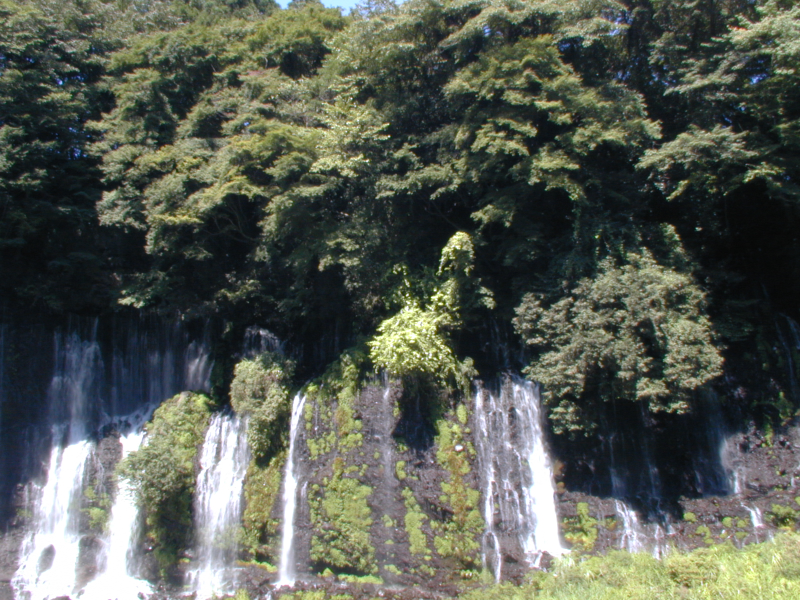
#> input picture Image_Stiching/panorama-stitching/images/Image1.JPG, 1600 x 1200 px (shown at 1/2 size)
$ python -i panorama.py   (imports and definitions only)
#> lines starting #> are read from the running program, lines starting #| are printed output that depends on the picture
# Source: http://www.pyimagesearch.com/2016/01/11/opencv-panorama-stitching/
# import the necessary packages
import numpy as np
import imutils
import cv2

class Stitcher:
    def __init__(self):
        # determine if we are using OpenCV v3.X
        self.isv3 = imutils.is_cv3()

    def stitch(self, images, ratio=0.75, reprojThresh=4.0,
        showMatches=False):
        ''' Unpack the images, then detect keypoints and extract

            - Detect keypoints and extracts local invariant descriptors

            - Match keypoint
                - If the returned matches M  are None , then not enough keypoints were matched to create a panorama

            - Stitch images based on giving us a list of keypoint matches,
              the homography matrix H derived from the RANSAC algorithm,
              and finally status, a list of indexes to indicate which keypoints in matches were successfully spatially verified using RANSAC.
                - Call cv2.warpPerspective() to merge the two images together

            Called from stich_images()

            Args:
                self
                images: two images to be stiched (required)
                ratio=0.75: used for David Lowe’s ratio test when matching features (Optional)
                reprojThresh=4.0: maximum pixel “wiggle room” allowed by the RANSAC algorithm (Optional)
                showMatches=False: used to show keypoints or not (Optional)

            Returns:
                result: the stiched image
        '''


        (imageB, imageA) = images
        (kpsA, featuresA) = self.detectAndDescribe(imageA)
        (kpsB, featuresB) = self.detectAndDescribe(imageB)

        # match features between the two images
        M = self.matchKeypoints(kpsA, kpsB,
            featuresA, featuresB, ratio, reprojThresh)

        # if the match is None, then there aren't enough matched
        # keypoints to create a panorama
        if M is None:
            return None

        # otherwise, apply a perspective warp to stitch the images
        # together
        (matches, H, status) = M
        result = cv2.warpPerspective(imageA, H,
            (imageA.shape[1] + imageB.shape[1], imageA.shape[0]))
        result[0:imageB.shape[0], 0:imageB.shape[1]] = imageB

        # check to see if the keypoint matches should be visualized
        if showMatches:
            vis = self.drawMatches(imageA, imageB, kpsA, kpsB, matches,
                status)

            # return a tuple of the stitched image and the
            # visualization
            return (result, vis)

        # return the stitched image
        return result

    # [143 lines left out: functions detectAndDescribe, matchKeypoints, drawMatches, not called in this run]

>>> import cv2
>>> picture = cv2.imread('../images/Image1.JPG', cv2.IMREAD_GRAYSCALE)
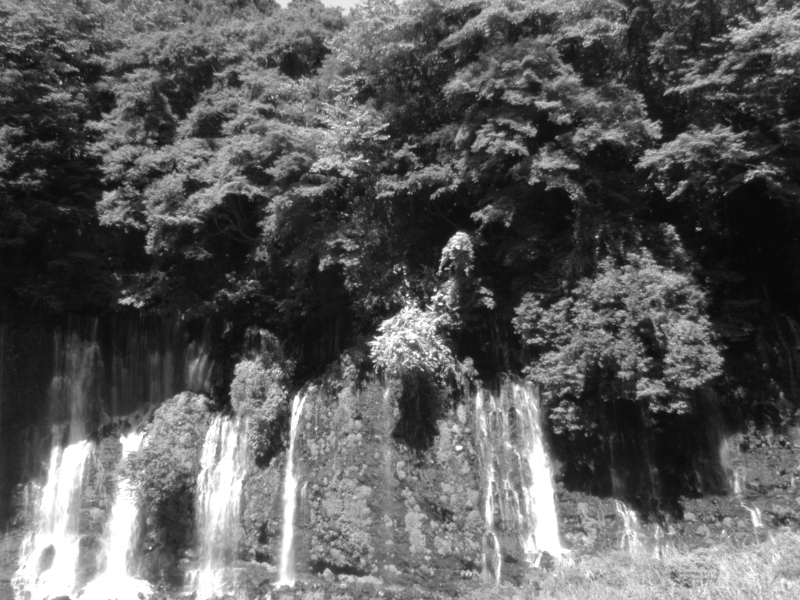
#> picture: shape (1200, 1600) (shown at 1/2 size); min 6, max 255, mean 90
>>> result = Stitcher().stitch(picture)
#> (the run stopped early here; a loop or call above may not have finished)

$ run again, on Image_Stiching/panorama-stitching/images/Image2.JPG
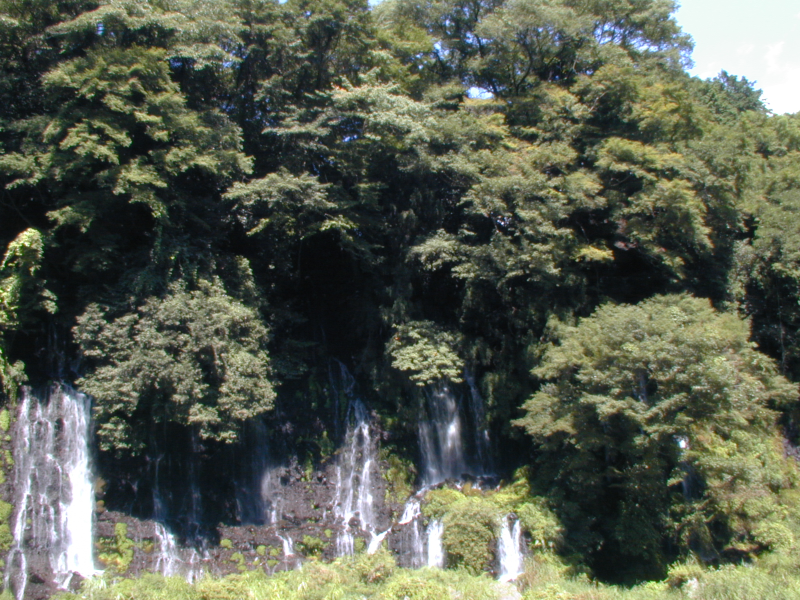
#> input picture Image_Stiching/panorama-stitching/images/Image2.JPG, 1600 x 1200 px (shown at 1/2 size)
#> `picture = cv2.imread('../images/Image1.JPG', cv2.IMREAD_GRAYSCALE)`:
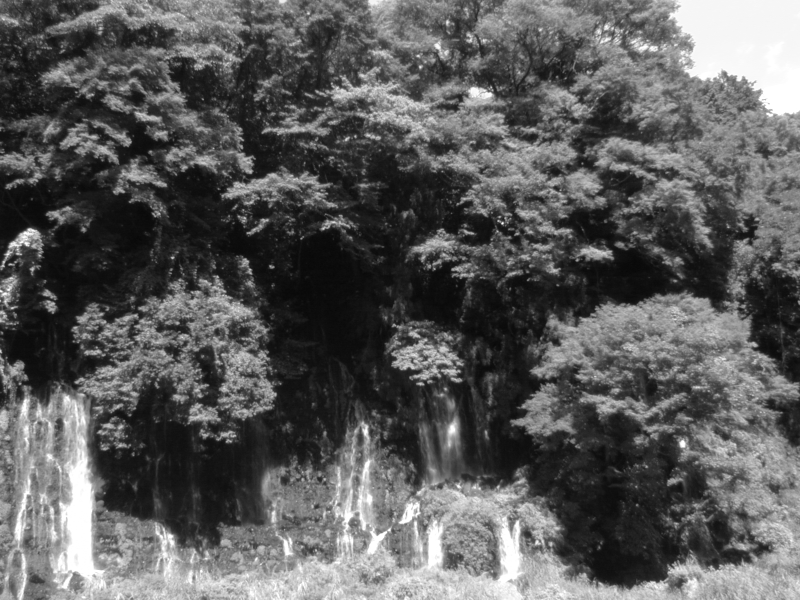
#> picture: shape (1200, 1600) (shown at 1/2 size); min 7, max 255, mean 90.8

$ run again, on Image_Stiching/panorama-stitching/images/Image2.jpg
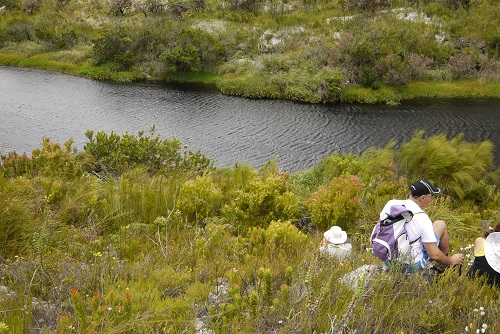
#> input picture Image_Stiching/panorama-stitching/images/Image2.jpg, 500 x 334 px
#> `picture = cv2.imread('../images/Image1.JPG', cv2.IMREAD_GRAYSCALE)`:
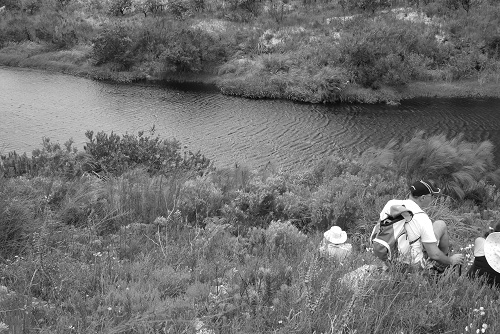
#> picture: shape (334, 500); min 0, max 255, mean 111.6

$ run again, on Image_Stiching/panorama-stitching/images/Image3.JPG
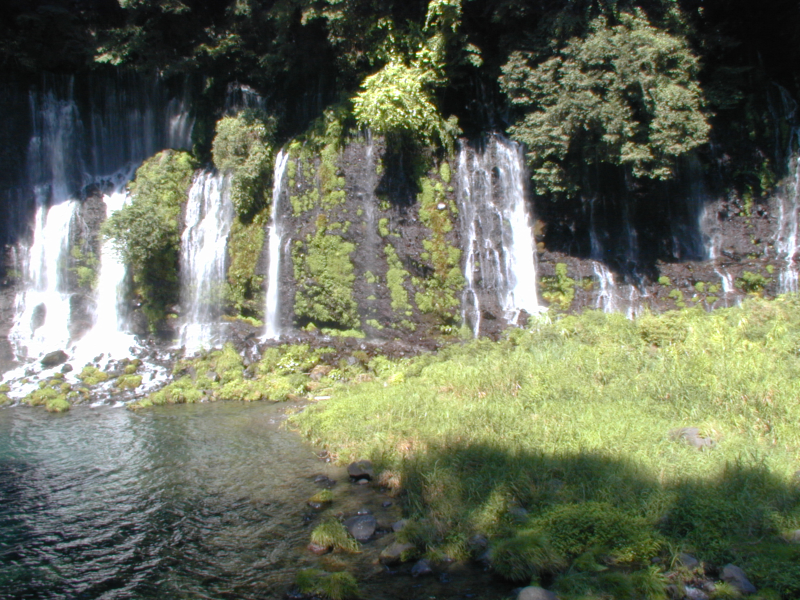
#> input picture Image_Stiching/panorama-stitching/images/Image3.JPG, 1600 x 1200 px (shown at 1/2 size)
#> `picture = cv2.imread('../images/Image1.JPG', cv2.IMREAD_GRAYSCALE)`:
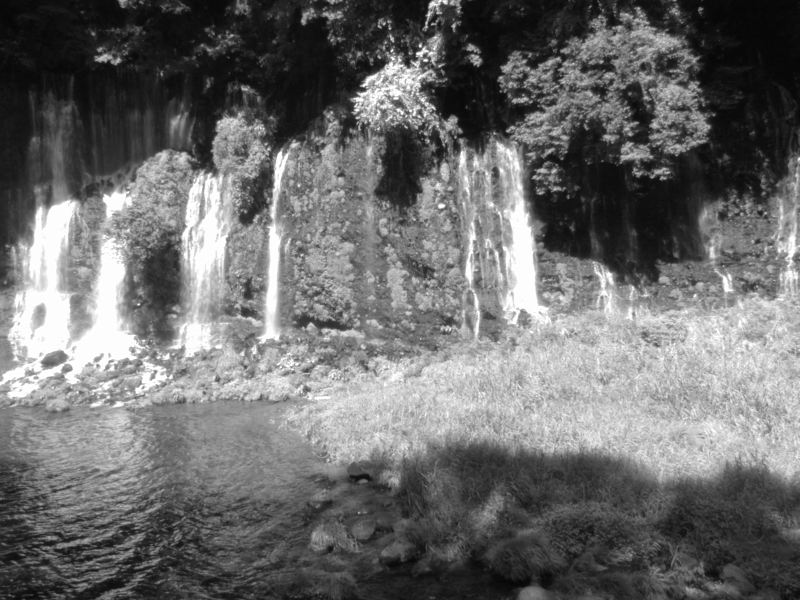
#> picture: shape (1200, 1600) (shown at 1/2 size); min 3, max 255, mean 107.4
